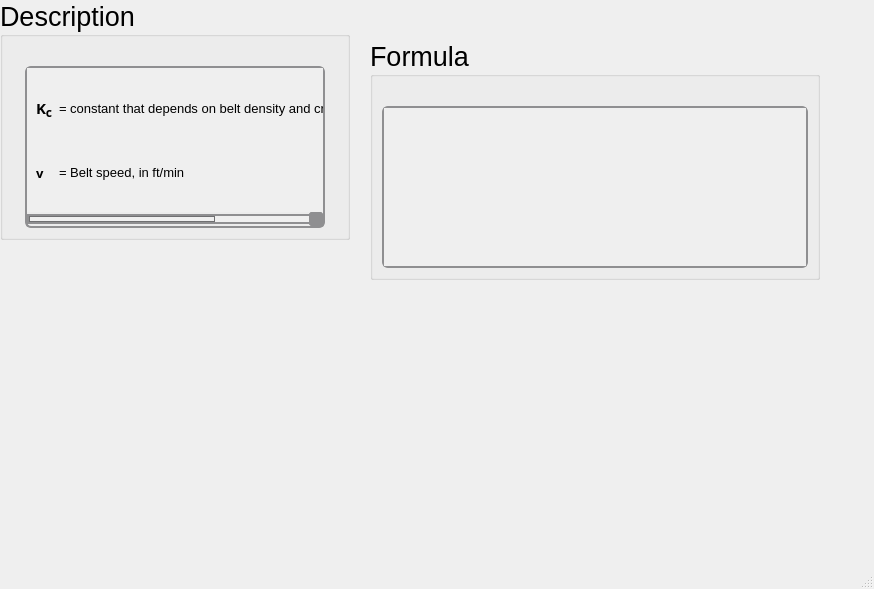
<?xml version="1.0" encoding="UTF-8"?>
<ui version="4.0">
 <class>MainWindow</class>
 <widget class="QMainWindow" name="MainWindow">
  <property name="geometry">
   <rect>
    <x>0</x>
    <y>0</y>
    <width>874</width>
    <height>589</height>
   </rect>
  </property>
  <property name="windowTitle">
   <string>MainWindow</string>
  </property>
  <widget class="QWidget" name="centralwidget">
   <widget class="QGroupBox" name="groupBox_262">
    <property name="geometry">
     <rect>
      <x>0</x>
      <y>0</y>
      <width>350</width>
      <height>240</height>
     </rect>
    </property>
    <property name="sizePolicy">
     <sizepolicy hsizetype="Minimum" vsizetype="Minimum">
      <horstretch>0</horstretch>
      <verstretch>0</verstretch>
     </sizepolicy>
    </property>
    <property name="minimumSize">
     <size>
      <width>350</width>
      <height>0</height>
     </size>
    </property>
    <property name="maximumSize">
     <size>
      <width>350</width>
      <height>241</height>
     </size>
    </property>
    <property name="font">
     <font>
      <family>Segoe UI</family>
      <pointsize>20</pointsize>
      <weight>50</weight>
      <italic>false</italic>
      <bold>false</bold>
     </font>
    </property>
    <property name="title">
     <string>Description</string>
    </property>
    <layout class="QGridLayout" name="gridLayout_536">
     <item row="0" column="0">
      <spacer name="verticalSpacer_262">
       <property name="orientation">
        <enum>Qt::Vertical</enum>
       </property>
       <property name="sizeType">
        <enum>QSizePolicy::Fixed</enum>
       </property>
       <property name="sizeHint" stdset="0">
        <size>
         <width>20</width>
         <height>20</height>
        </size>
       </property>
      </spacer>
     </item>
     <item row="1" column="0">
      <widget class="QScrollArea" name="scrollArea_136">
       <property name="sizePolicy">
        <sizepolicy hsizetype="Minimum" vsizetype="Minimum">
         <horstretch>0</horstretch>
         <verstretch>0</verstretch>
        </sizepolicy>
       </property>
       <property name="maximumSize">
        <size>
         <width>300</width>
         <height>361</height>
        </size>
       </property>
       <property name="font">
        <font>
         <family>Segoe UI</family>
         <pointsize>15</pointsize>
         <weight>50</weight>
         <italic>false</italic>
         <bold>false</bold>
        </font>
       </property>
       <property name="styleSheet">
        <string notr="true">QScrollArea {
    background: qlineargradient(x1:0, y1:0, x2:0, y2:1,
                               stop:0 #f6f7fa, stop:1 #dadbde);
    border: 2px solid #8f8f91;
    border-radius: 6px;
}

QScrollArea QScrollBar:vertical, QScrollArea QScrollBar:horizontal {
    background: qlineargradient(x1:0, y1:0, x2:0, y2:1,
                               stop:0 #f6f7fa, stop:1 #dadbde);
    border: 2px solid #8f8f91;
    border-radius: 6px;
    width: 14px;
    height: 14px;
    margin: 2px 0 2px 0;
}

/* Completely remove the bottom button of the vertical scrollbar */
QScrollArea QScrollBar::add-line:vertical {
    height: 0px;
    width: 0px;
    border: none;
    background: none;
    margin: 0px;
    padding: 0px;
}

QScrollArea QScrollBar::handle:vertical, QScrollArea QScrollBar::handle:horizontal {
    background: qlineargradient(x1:0, y1:0, x2:0, y2:1,
                               stop:0 #8f8f91, stop:1 #6f6f71);
    min-height: 20px;
    border-radius: 6px;
    border: 1px solid #6f6f71;
}

QScrollArea QScrollBar::handle:vertical:hover, QScrollArea QScrollBar::handle:horizontal:hover {
    background: qlineargradient(x1:0, y1:0, x2:0, y2:1,
                               stop:0 #6f6f71, stop:1 #4f4f51);
    border: 1px solid #4f4f51;
}

QScrollArea QScrollBar::sub-line:vertical, QScrollArea QScrollBar::add-line:horizontal, QScrollArea QScrollBar::sub-line:horizontal {
    background: #8f8f91;
    border: none;
    border-radius: 3px;
    height: 14px;
    width: 14px;
    subcontrol-origin: margin;
}

QScrollArea QScrollBar::sub-line:vertical:hover, QScrollArea QScrollBar::add-line:horizontal:hover, QScrollArea QScrollBar::sub-line:horizontal:hover {
    background: #6f6f71;
}

QScrollArea QScrollBar::add-page:vertical, QScrollArea QScrollBar::sub-page:vertical,
QScrollArea QScrollBar::add-page:horizontal, QScrollArea QScrollBar::sub-page:horizontal {
    background: transparent;
}
</string>
       </property>
       <property name="verticalScrollBarPolicy">
        <enum>Qt::ScrollBarAsNeeded</enum>
       </property>
       <property name="horizontalScrollBarPolicy">
        <enum>Qt::ScrollBarAsNeeded</enum>
       </property>
       <property name="widgetResizable">
        <bool>true</bool>
       </property>
       <widget class="QWidget" name="scrollAreaWidgetContents_136">
        <property name="geometry">
         <rect>
          <x>0</x>
          <y>0</y>
          <width>482</width>
          <height>132</height>
         </rect>
        </property>
        <layout class="QGridLayout" name="gridLayout_127">
         <item row="0" column="0">
          <widget class="QLabel" name="label_331">
           <property name="font">
            <font>
             <family>Segoe UI Variable Small Semibol</family>
             <pointsize>11</pointsize>
             <weight>75</weight>
             <bold>true</bold>
            </font>
           </property>
           <property name="text">
            <string>&lt;html&gt;&lt;head/&gt;&lt;body&gt;&lt;p&gt;K&lt;span style=&quot; font-size:14pt; vertical-align:sub;&quot;&gt;c&lt;/span&gt;&lt;/p&gt;&lt;/body&gt;&lt;/html&gt;</string>
           </property>
          </widget>
         </item>
         <item row="0" column="1">
          <widget class="QLabel" name="htext_398">
           <property name="font">
            <font>
             <family>MS Shell Dlg 2</family>
             <pointsize>11</pointsize>
             <weight>50</weight>
             <italic>false</italic>
             <bold>false</bold>
            </font>
           </property>
           <property name="text">
            <string>&lt;html&gt;&lt;head/&gt;&lt;body&gt;&lt;p&gt;&lt;span style=&quot; font-size:10pt;&quot;&gt;= constant that depends on belt density and cross-sectional area (K&lt;/span&gt;&lt;span style=&quot; font-size:14pt; vertical-align:sub;&quot;&gt;c&lt;/span&gt;&lt;span style=&quot; font-size:10pt;&quot;&gt;=ρA)&lt;/span&gt;&lt;/p&gt;&lt;/body&gt;&lt;/html&gt;</string>
           </property>
          </widget>
         </item>
         <item row="1" column="0">
          <widget class="QLabel" name="label_52">
           <property name="font">
            <font>
             <family>Segoe UI Variable Small Semibol</family>
             <pointsize>11</pointsize>
             <weight>75</weight>
             <bold>true</bold>
            </font>
           </property>
           <property name="text">
            <string>&lt;html&gt;&lt;head/&gt;&lt;body&gt;&lt;p&gt;&lt;span style=&quot; font-size:10pt;&quot;&gt;v&lt;/span&gt;&lt;/p&gt;&lt;/body&gt;&lt;/html&gt;</string>
           </property>
          </widget>
         </item>
         <item row="1" column="1">
          <widget class="QLabel" name="htext_399">
           <property name="font">
            <font>
             <pointsize>10</pointsize>
            </font>
           </property>
           <property name="text">
            <string>&lt;html&gt;&lt;head/&gt;&lt;body&gt;&lt;p&gt;= Belt speed, in ft/min&lt;/p&gt;&lt;/body&gt;&lt;/html&gt;</string>
           </property>
          </widget>
         </item>
        </layout>
       </widget>
      </widget>
     </item>
    </layout>
   </widget>
   <widget class="QGroupBox" name="groupBox_261">
    <property name="geometry">
     <rect>
      <x>370</x>
      <y>40</y>
      <width>450</width>
      <height>240</height>
     </rect>
    </property>
    <property name="sizePolicy">
     <sizepolicy hsizetype="Minimum" vsizetype="Minimum">
      <horstretch>0</horstretch>
      <verstretch>0</verstretch>
     </sizepolicy>
    </property>
    <property name="minimumSize">
     <size>
      <width>450</width>
      <height>0</height>
     </size>
    </property>
    <property name="maximumSize">
     <size>
      <width>450</width>
      <height>241</height>
     </size>
    </property>
    <property name="font">
     <font>
      <family>Segoe UI</family>
      <pointsize>20</pointsize>
      <weight>50</weight>
      <italic>false</italic>
      <bold>false</bold>
     </font>
    </property>
    <property name="title">
     <string>Formula</string>
    </property>
    <layout class="QGridLayout" name="gridLayout_534">
     <item row="1" column="0">
      <widget class="QScrollArea" name="scrollArea_135">
       <property name="sizePolicy">
        <sizepolicy hsizetype="Minimum" vsizetype="Minimum">
         <horstretch>0</horstretch>
         <verstretch>0</verstretch>
        </sizepolicy>
       </property>
       <property name="font">
        <font>
         <family>Segoe UI</family>
         <pointsize>15</pointsize>
         <weight>50</weight>
         <italic>false</italic>
         <bold>false</bold>
        </font>
       </property>
       <property name="styleSheet">
        <string notr="true">QScrollArea {
    background: qlineargradient(x1:0, y1:0, x2:0, y2:1,
                               stop:0 #f6f7fa, stop:1 #dadbde);
    border: 2px solid #8f8f91;
    border-radius: 6px;
}

QScrollArea QScrollBar:vertical, QScrollArea QScrollBar:horizontal {
    background: qlineargradient(x1:0, y1:0, x2:0, y2:1,
                               stop:0 #f6f7fa, stop:1 #dadbde);
    border: 2px solid #8f8f91;
    border-radius: 6px;
    width: 14px;
    height: 14px;
    margin: 2px 0 2px 0;
}

/* Completely remove the bottom button of the vertical scrollbar */
QScrollArea QScrollBar::add-line:vertical {
    height: 0px;
    width: 0px;
    border: none;
    background: none;
    margin: 0px;
    padding: 0px;
}

QScrollArea QScrollBar::handle:vertical, QScrollArea QScrollBar::handle:horizontal {
    background: qlineargradient(x1:0, y1:0, x2:0, y2:1,
                               stop:0 #8f8f91, stop:1 #6f6f71);
    min-height: 20px;
    border-radius: 6px;
    border: 1px solid #6f6f71;
}

QScrollArea QScrollBar::handle:vertical:hover, QScrollArea QScrollBar::handle:horizontal:hover {
    background: qlineargradient(x1:0, y1:0, x2:0, y2:1,
                               stop:0 #6f6f71, stop:1 #4f4f51);
    border: 1px solid #4f4f51;
}

QScrollArea QScrollBar::sub-line:vertical, QScrollArea QScrollBar::add-line:horizontal, QScrollArea QScrollBar::sub-line:horizontal {
    background: #8f8f91;
    border: none;
    border-radius: 3px;
    height: 14px;
    width: 14px;
    subcontrol-origin: margin;
}

QScrollArea QScrollBar::sub-line:vertical:hover, QScrollArea QScrollBar::add-line:horizontal:hover, QScrollArea QScrollBar::sub-line:horizontal:hover {
    background: #6f6f71;
}

QScrollArea QScrollBar::add-page:vertical, QScrollArea QScrollBar::sub-page:vertical,
QScrollArea QScrollBar::add-page:horizontal, QScrollArea QScrollBar::sub-page:horizontal {
    background: transparent;
}
</string>
       </property>
       <property name="verticalScrollBarPolicy">
        <enum>Qt::ScrollBarAsNeeded</enum>
       </property>
       <property name="widgetResizable">
        <bool>true</bool>
       </property>
       <widget class="QWidget" name="scrollAreaWidgetContents_135">
        <property name="geometry">
         <rect>
          <x>0</x>
          <y>0</y>
          <width>422</width>
          <height>146</height>
         </rect>
        </property>
        <layout class="QGridLayout" name="gridLayout_535">
         <item row="0" column="0">
          <widget class="QLabel" name="htext_1000">
           <property name="font">
            <font>
             <family>MS Shell Dlg 2</family>
             <pointsize>11</pointsize>
             <weight>50</weight>
             <italic>false</italic>
             <bold>false</bold>
            </font>
           </property>
           <property name="text">
            <string>&lt;html&gt;&lt;head/&gt;&lt;body&gt;&lt;p&gt;&lt;img src=&quot;:/desc/images/Fc vbelt.png&quot;/&gt;&lt;/p&gt;&lt;/body&gt;&lt;/html&gt;</string>
           </property>
           <property name="scaledContents">
            <bool>true</bool>
           </property>
          </widget>
         </item>
        </layout>
       </widget>
      </widget>
     </item>
     <item row="0" column="0">
      <spacer name="verticalSpacer_261">
       <property name="orientation">
        <enum>Qt::Vertical</enum>
       </property>
       <property name="sizeType">
        <enum>QSizePolicy::Fixed</enum>
       </property>
       <property name="sizeHint" stdset="0">
        <size>
         <width>20</width>
         <height>20</height>
        </size>
       </property>
      </spacer>
     </item>
    </layout>
   </widget>
  </widget>
  <widget class="QMenuBar" name="menubar">
   <property name="geometry">
    <rect>
     <x>0</x>
     <y>0</y>
     <width>874</width>
     <height>24</height>
    </rect>
   </property>
  </widget>
  <widget class="QStatusBar" name="statusbar"/>
 </widget>
 <resources/>
 <connections/>
</ui>
